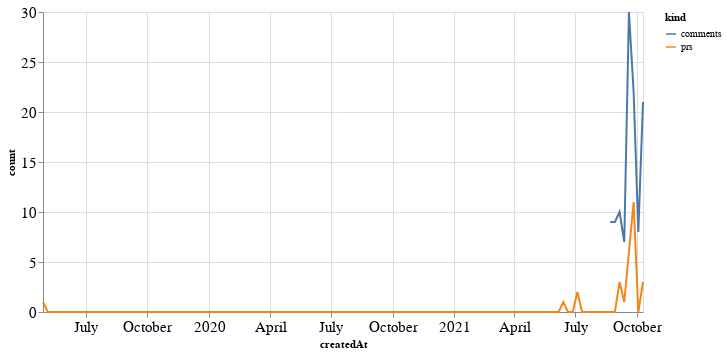

The cell this chart's notebook holds for it:
### Code cell
alt.Chart(total_time, width=600).mark_line().encode(
    x='createdAt',
    y='count',
    color='kind'
)

### Figure 1 — Vega-Lite specification as saved in the notebook (floating-point values rounded to 4 significant figures; data arrays with more than 128 entries replaced by an {"elided": "..."} marker saying what was removed)
{"config": {"axisLeft": {"labelFontSize": 15}, "axisBottom": {"labelFontSize": 15}}, "data": {"name": "data-da7143aea6bd900eadf71ea655a76b6c"}, "mark": "line", "encoding": {"color": {"type": "nominal", "field": "kind"}, "x": {"type": "temporal", "field": "createdAt"}, "y": {"type": "quantitative", "field": "count"}}, "width": 600, "$schema": "https://vega.github.io/schema/vega-lite/v4.8.1.json", "datasets": {"data-da7143aea6bd900eadf71ea655a76b6c": {"elided": "258 records"}}}
